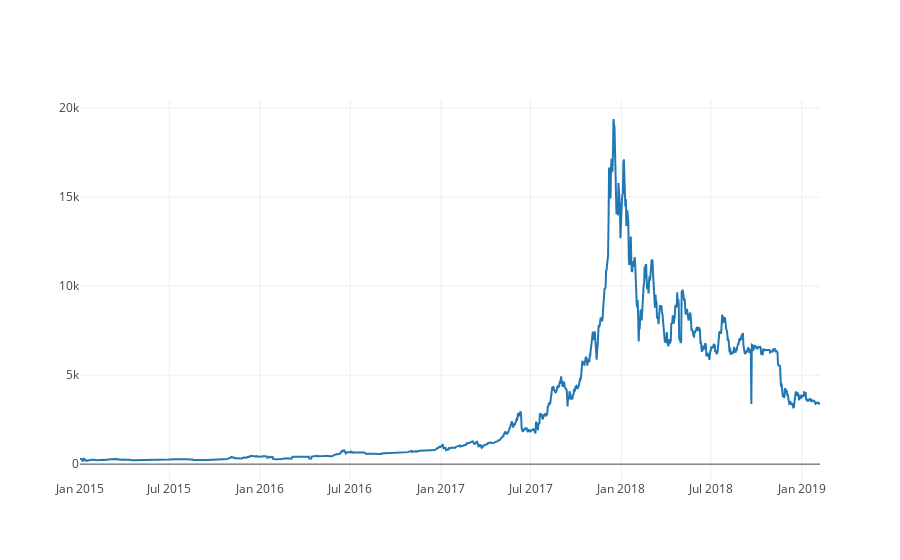

This figure's notebook cell:
### Code cell
# Plot the new BTC close price
btc_trace = go.Scatter(x=btc_data.index, y=btc_data['close'])
py.iplot([btc_trace])

### Figure 1 — Plotly figure (JSON) as saved in the notebook; plotly's stock layout.template omitted (floating-point values rounded to 4 significant figures; data arrays with more than 128 entries replaced by an {"elided": "..."} marker saying what was removed)
{"data": [{"type": "scatter", "uid": "e5dfd804-5228-487a-9f1b-076d13aff761", "x": {"elided": "1499 str values"}, "y": {"elided": "1499 float values"}}], "layout": {}}
